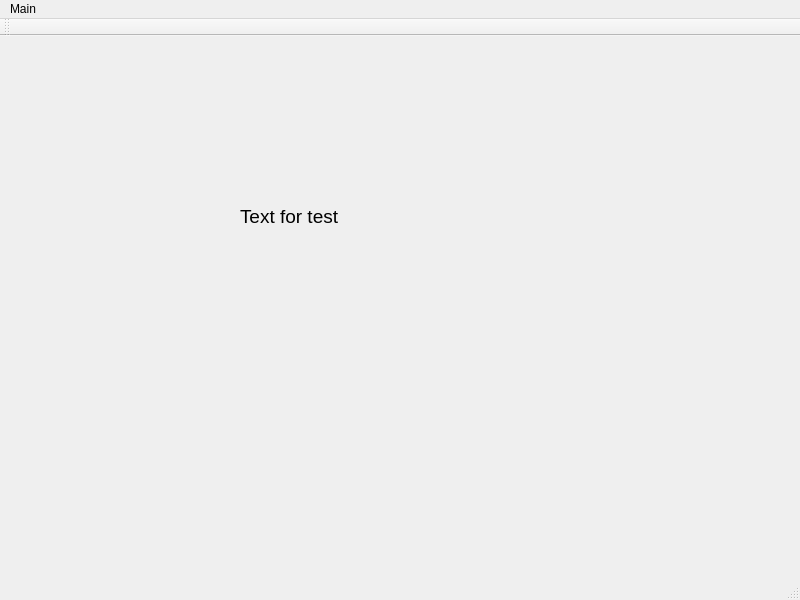
<?xml version="1.0" encoding="UTF-8"?>
<ui version="4.0">
 <class>MainWindow</class>
 <widget class="QMainWindow" name="MainWindow">
  <property name="geometry">
   <rect>
    <x>0</x>
    <y>0</y>
    <width>800</width>
    <height>600</height>
   </rect>
  </property>
  <property name="windowTitle">
   <string>MainWindow</string>
  </property>
  <widget class="QWidget" name="centralwidget">
   <widget class="QLabel" name="label">
    <property name="geometry">
     <rect>
      <x>240</x>
      <y>130</y>
      <width>101</width>
      <height>101</height>
     </rect>
    </property>
    <property name="minimumSize">
     <size>
      <width>0</width>
      <height>101</height>
     </size>
    </property>
    <property name="font">
     <font>
      <pointsize>14</pointsize>
     </font>
    </property>
    <property name="text">
     <string>Text for test</string>
    </property>
    <property name="margin">
     <number>0</number>
    </property>
   </widget>
  </widget>
  <widget class="QMenuBar" name="menubar">
   <property name="geometry">
    <rect>
     <x>0</x>
     <y>0</y>
     <width>800</width>
     <height>21</height>
    </rect>
   </property>
   <widget class="QMenu" name="menuMain">
    <property name="title">
     <string>Main</string>
    </property>
    <addaction name="actionStart"/>
    <addaction name="actionStop"/>
   </widget>
   <addaction name="menuMain"/>
  </widget>
  <widget class="QStatusBar" name="statusbar"/>
  <widget class="QToolBar" name="toolBar">
   <property name="windowTitle">
    <string>toolBar</string>
   </property>
   <attribute name="toolBarArea">
    <enum>TopToolBarArea</enum>
   </attribute>
   <attribute name="toolBarBreak">
    <bool>false</bool>
   </attribute>
  </widget>
  <action name="actionStart">
   <property name="checkable">
    <bool>false</bool>
   </property>
   <property name="text">
    <string>Start</string>
   </property>
  </action>
  <action name="actionStop">
   <property name="text">
    <string>Stop</string>
   </property>
  </action>
 </widget>
 <resources/>
 <connections/>
</ui>
